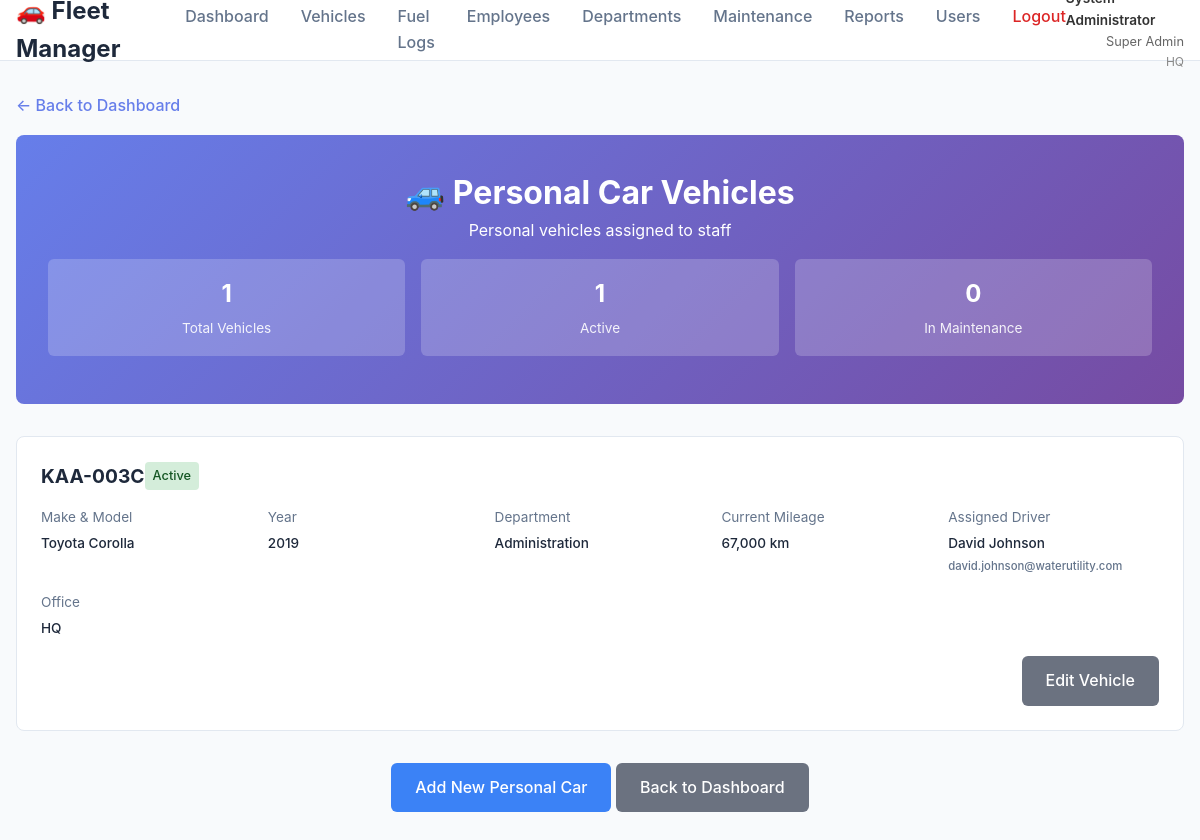
Screenshot of /vehicle-category.php?category_id=1&category_name=Personal+Car (signed in) with the database file from the repository.
### tables this page shows
CREATE TABLE IF NOT EXISTS vehicle_categories (
    id INT AUTO_INCREMENT PRIMARY KEY,
    name VARCHAR(100) NOT NULL UNIQUE,
    description TEXT,
    created_at TIMESTAMP DEFAULT CURRENT_TIMESTAMP
);

CREATE TABLE IF NOT EXISTS vehicles (
    id INT AUTO_INCREMENT PRIMARY KEY,
    registration_number VARCHAR(20) NOT NULL UNIQUE,
    make VARCHAR(100) NOT NULL,
    model VARCHAR(100) NOT NULL,
    year INT NOT NULL,
    category_id INT NOT NULL,
    assigned_employee_id INT NULL,
    department VARCHAR(100) NOT NULL DEFAULT 'Transport',
    status ENUM('active', 'inactive', 'maintenance') DEFAULT 'active',
    current_mileage INT DEFAULT 0,
    created_at TIMESTAMP DEFAULT CURRENT_TIMESTAMP,
    FOREIGN KEY (category_id) REFERENCES vehicle_categories(id) ON DELETE RESTRICT,
    FOREIGN KEY (assigned_employee_id) REFERENCES employees(id) ON DELETE SET NULL
);

CREATE TABLE IF NOT EXISTS employees (
    id INT AUTO_INCREMENT PRIMARY KEY,
    name VARCHAR(255) NOT NULL,
    email VARCHAR(255) NOT NULL UNIQUE,
    phone VARCHAR(20),
    department VARCHAR(100),
    created_at TIMESTAMP DEFAULT CURRENT_TIMESTAMP
);

CREATE TABLE IF NOT EXISTS offices (
    id INT AUTO_INCREMENT PRIMARY KEY,
    name VARCHAR(100) NOT NULL UNIQUE,
    description TEXT,
    address TEXT,
    phone VARCHAR(20),
    status ENUM('active', 'inactive') DEFAULT 'active',
    created_at TIMESTAMP DEFAULT CURRENT_TIMESTAMP
);

### config.php (called while the page is built, shortened)
<?php
function hasPermission($permission) {
    $permissions = json_decode($_SESSION['permissions'], true);
    return isset($permissions[$permission]) && $permissions[$permission] === true;
}
function isSuperAdmin() {
    return isset($_SESSION['role_name']) && $_SESSION['role_name'] === 'Super Admin';
}
function canViewAllOffices() {
    return hasPermission('view_all_offices') || isSuperAdmin();
}
function getOfficeFilterSQL($tableAlias = '', $includeWhere = true) {
    if (canViewAllOffices()) {
        return '';
    }
    $prefix = $tableAlias ? $tableAlias . '.' : '';
    $condition = $prefix . "office_id = " . getUserOfficeId();
    return $includeWhere ? " WHERE $condition" : " AND $condition";
}
?>

### vehicle-category.php (the view, shortened to what this page needs)
<?php
require_once 'config.php';
$categoryId = (int)($_GET['category_id'] ?? 0);
try {
    $officeFilter = getOfficeFilterSQL('v', false);
    $sql = "
        SELECT v.*, vc.name as category_name, e.name as employee_name, e.email as employee_email,
               o.name as office_name
        FROM vehicles v
        JOIN vehicle_categories vc ON v.category_id = vc.id
        LEFT JOIN employees e ON v.assigned_employee_id = e.id
        LEFT JOIN offices o ON v.office_id = o.id
        WHERE v.category_id = ?" . $officeFilter . "
        ORDER BY v.registration_number
    ";
    $stmt = $pdo->prepare($sql);
    $stmt->execute([$categoryId]);
    $vehicles = $stmt->fetchAll();
    $stmt = $pdo->prepare("SELECT * FROM vehicle_categories WHERE id = ?");
    $stmt->execute([$categoryId]);
    $category = $stmt->fetch();
    $totalVehicles = count($vehicles);
    $activeVehicles = count(array_filter($vehicles, function($v) { return $v['status'] === 'active'; }));
    $maintenanceVehicles = count(array_filter($vehicles, function($v) { return $v['status'] === 'maintenance'; }));
} catch(PDOException $e) {
    $error = "Database error: " . $e->getMessage();
}
?>
<!DOCTYPE html>
<html lang="en">
<head>
    <link rel="stylesheet" href="styles.css">
</head>
<body>
    <?php include 'header.php'; ?>
    <div class="container">
        <a href="dashboard.php" class="back-btn">← Back to Dashboard</a>
        <div class="category-header">
            <h1>
                <?php
                $icons = [
                    'Car' => '🚗',
                    'Personal Car' => '🚙',
                    'Motorcycle' => '🏍️',
                    'Truck' => '🚛',
                    'Van' => '🚐'
                ];
                echo $icons[$category['name']] ?? '🚗';
                ?>
                <?php echo htmlspecialchars($category['name']); ?> Vehicles
            </h1>
            <p><?php echo htmlspecialchars($category['description'] ?: 'Fleet vehicle category'); ?></p>
            <div class="category-stats">
                <div class="stat-item">
                    <div class="stat-number"><?php echo $totalVehicles; ?></div>
                    <div class="stat-label">Total Vehicles</div>
                </div>
                <div class="stat-item">
                    <div class="stat-number"><?php echo $activeVehicles; ?></div>
                    <div class="stat-label">Active</div>
                </div>
                <div class="stat-item">
                    <div class="stat-number"><?php echo $maintenanceVehicles; ?></div>
                    <div class="stat-label">In Maintenance</div>
                </div>
            </div>
        </div>
        <div class="section">
            <?php if (empty($vehicles)): ?>
                <div class="alert alert-info">
                    <h3>No vehicles found</h3>
                    <p>There are no vehicles in this category for your office.</p>
                    <?php if (hasPermission('vehicles_edit')): ?>
                        <a href="add-vehicle.php" class="btn btn-primary">Add New Vehicle</a>
                    <?php endif; ?>
                </div>
            <?php else: ?>
                <?php foreach ($vehicles as $vehicle): ?>
                    <div class="vehicle-card">
                        <div class="vehicle-header">
                            <div class="vehicle-reg"><?php echo htmlspecialchars($vehicle['registration_number']); ?></div>
                            <span class="vehicle-status status-<?php echo $vehicle['status']; ?>">
                                <?php echo ucfirst($vehicle['status']); ?>
                            </span>
                        </div>
                        <div class="vehicle-details">
                            <div class="detail-item">
                                <span class="detail-label">Make & Model</span>
                                <span class="detail-value"><?php echo htmlspecialchars($vehicle['make'] . ' ' . $vehicle['model']); ?></span>
                            </div>
                            <div class="detail-item">
                                <span class="detail-label">Year</span>
                                <span class="detail-value"><?php echo htmlspecialchars($vehicle['year']); ?></span>
                            </div>
                            <div class="detail-item">
                                <span class="detail-label">Department</span>
                                <span class="detail-value"><?php echo htmlspecialchars($vehicle['department']); ?></span>
                            </div>
                            <div class="detail-item">
                                <span class="detail-label">Current Mileage</span>
                                <span class="detail-value"><?php echo number_format($vehicle['current_mileage']); ?> km</span>
                            </div>
                            <div class="detail-item">
                                <span class="detail-label">Assigned Driver</span>
                                <span class="detail-value">
                                    <?php if ($vehicle['employee_name']): ?>
                                        <?php echo htmlspecialchars($vehicle['employee_name']); ?>
                                        <?php if ($vehicle['employee_email']): ?>
                                            <br><small style="color: #64748b;"><?php echo htmlspecialchars($vehicle['employee_email']); ?></small>
                                        <?php endif; ?>
                                    <?php else: ?>
                                        <em style="color: #64748b;">Unassigned</em>
                                    <?php endif; ?>
                                </span>
                            </div>
                            <?php if (isSuperAdmin()): ?>
                                <div class="detail-item">
                                    <span class="detail-label">Office</span>
                                    <span class="detail-value"><?php echo htmlspecialchars($vehicle['office_name']); ?></span>
                                </div>
                            <?php endif; ?>
                        </div>
                        <?php if (hasPermission('vehicles_edit')): ?>
                            <div style="margin-top: 1rem; text-align: right;">
                                <a href="vehicles.php?edit=<?php echo $vehicle['id']; ?>" class="btn btn-secondary btn-sm">Edit Vehicle</a>
                            </div>
                        <?php endif; ?>
                    </div>
                <?php endforeach; ?>
            <?php endif; ?>
        </div>
        <div class="section" style="text-align: center;">
            <?php if (hasPermission('vehicles_edit')): ?>
                <a href="add-vehicle.php?category_id=<?php echo $categoryId; ?>" class="btn btn-primary">Add New <?php echo htmlspecialchars($category['name']); ?></a>
            <?php endif; ?>
            <a href="dashboard.php" class="btn btn-secondary">Back to Dashboard</a>
        </div>
    </div>
</body>
</html>

### styles.css (style rules this page uses)
* { margin: 0; padding: 0; box-sizing: border-box; }
body { font-family: -apple-system, BlinkMacSystemFont, 'Segoe UI', Roboto, sans-serif; background-color: #f8fafc; color: #334155; line-height: 1.6; }
.container { max-width: 1200px; margin: 0 auto; padding: 2rem 1rem; }
.section { margin-bottom: 2rem; }
.vehicle-details { font-size: 0.85rem; color: #64748b; }
.btn { padding: 0.75rem 1.5rem; border: none; border-radius: 6px; font-size: 1rem; font-weight: 500; cursor: pointer; transition: all 0.3s; text-decoration: none; display: inline-block; }
.btn-primary { background: #3b82f6; color: white; }
.btn-secondary { background: #6b7280; color: white; }

### vehicle-category.php (style rules this page uses)
.category-header { background: linear-gradient(135deg, #667eea 0%, #764ba2 100%); color: white; padding: 2rem; border-radius: 8px; margin-bottom: 2rem; text-align: center; }
.category-stats { display: grid; grid-template-columns: repeat(auto-fit, minmax(150px, 1fr)); gap: 1rem; margin: 1rem 0; }
.stat-item { background: rgba(255,255,255,0.2); padding: 1rem; border-radius: 6px; text-align: center; }
.stat-number { font-size: 1.5rem; font-weight: bold; margin-bottom: 0.25rem; }
.stat-label { font-size: 0.85rem; opacity: 0.9; }
.vehicle-card { background: white; border-radius: 8px; padding: 1.5rem; margin-bottom: 1rem; border: 1px solid #e2e8f0; transition: box-shadow 0.2s; }
.vehicle-header { display: flex; justify-content: between; align-items: center; margin-bottom: 1rem; }
.vehicle-reg { font-size: 1.2rem; font-weight: bold; color: #1e293b; }
.vehicle-status { padding: 0.25rem 0.5rem; border-radius: 4px; font-size: 0.8rem; font-weight: 500; }
.status-active { background: #d4edda; color: #155724; }
.vehicle-details { display: grid; grid-template-columns: repeat(auto-fit, minmax(200px, 1fr)); gap: 1rem; }
.detail-item { display: flex; flex-direction: column; }
.detail-label { font-size: 0.85rem; color: #64748b; margin-bottom: 0.25rem; }
.detail-value { font-weight: 500; color: #1e293b; }
.back-btn { display: inline-flex; align-items: center; color: #667eea; text-decoration: none; margin-bottom: 1rem; font-weight: 500; }

### rows the page displays
vehicle_categories: name "🚙", name "Personal Car", description "Personal vehicles assigned to staff"
vehicles: status "1", status "0", registration_number "KAA-003C", status "Active", make+model "Toyota Corolla", year "2019", department "Administration", current_mileage "67,000", assigned_employee.name "David Johnson", assigned_employee.email "david.johnson@waterutility.com", office.name "HQ"

### other values shown
$_SESSION['role_name'] "Super Admin"
$_SESSION['office_name'] "HQ"
$totalVehicles "1"
